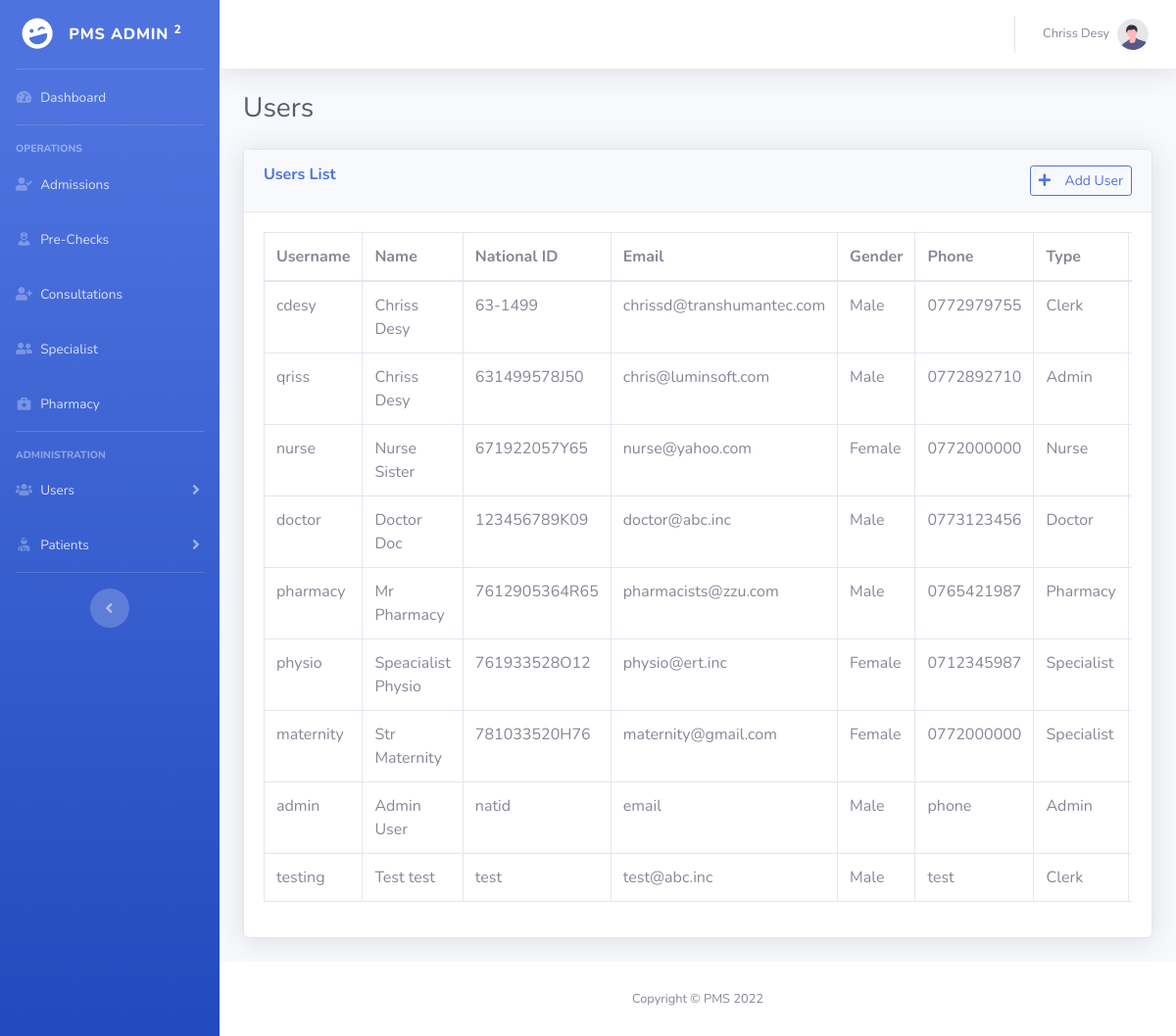
Screenshot of /admin/users.php (signed in) with the database file from the repository.
### tables this page shows
CREATE TABLE `users` (
  `id` int NOT NULL AUTO_INCREMENT,
  `fname` varchar(45) DEFAULT NULL,
  `lname` varchar(45) DEFAULT NULL,
  `natid` varchar(45) DEFAULT NULL,
  `email` varchar(95) DEFAULT NULL,
  `uname` varchar(45) DEFAULT NULL,
  `gender` varchar(45) DEFAULT NULL,
  `phone` varchar(45) DEFAULT NULL,
  `type` varchar(45) DEFAULT NULL,
  `password` varchar(45) DEFAULT NULL,
  `userid` varchar(45) DEFAULT NULL,
  `department` varchar(45) DEFAULT NULL,
  `status` varchar(45) DEFAULT NULL,
  `date` varchar(45) DEFAULT NULL,
  PRIMARY KEY (`id`),
  UNIQUE KEY `natid_UNIQUE` (`natid`),
  UNIQUE KEY `uname_UNIQUE` (`uname`),
  UNIQUE KEY `userid_UNIQUE` (`userid`)
);

### admin/users.php (the view, shortened to what this page needs)
<?php
    include('./controllers/dbcon.php');
    $sql = "SELECT * FROM users";
    $statement = $db->prepare($sql);
    $statement->execute();
    $result = $statement->fetchAll();
    include('./includes/header.php');
?>
<body id="page-top">
    <div id="wrapper">
        <?php include('./includes/sidebar.php'); ?>
        <div id="content-wrapper" class="d-flex flex-column">
            <div id="content">
                <?php include('./includes/navbar.php'); ?>
                <div class="container-fluid">
                    <h1 class="h3 mb-4 text-gray-800">Users</h1>
                    <div class="card shadow mb-4">
                        <div class="card-header py-3">
                            <div class="row">
                                <div class="col-md-6">
                                    <h6 class="m-0 font-weight-bold text-primary">Users List</h6>
                                </div>
                                <div class="col-md-6 text-right">
                                    <a href="./new-user.php" class="btn btn-sm btn-outline-primary">
                                        <i class="fa fa-plus"></i> &nbsp;&nbsp; Add User
                                    </a>
                                </div>
                            </div>
                        </div>
                        <div class="card-body">
                            <div class="table-responsive">
                                <table class="table table-bordered" id="dataTable" width="100%" cellspacing="0">
                                    <thead>
                                        <tr>
                                            <th>Username</th>
                                            <th>Name</th>
                                            <th>National ID</th>
                                            <th>Email</th>
                                            <th>Gender</th>
                                            <th>Phone</th>
                                            <th>Type</th>
                                            <th>Department</th>
                                        </tr>
                                    </thead>
                                    <tbody>
                                        <?php foreach ($result as $r) {
                                            ?>
                                            <tr>
                                                <td><?php echo $r['uname']; ?></td>
                                                <td><?php echo $r['fname'] . ' '.$r['lname'] ; ?></td>
                                                <td><?php echo $r['natid']; ?></td>
                                                <td><?php echo $r['email']; ?></td>
                                                <td><?php echo $r['gender']; ?></td>
                                                <td><?php echo $r['phone']; ?></td>
                                                <td><?php echo $r['type']; ?></td>
                                                <td><?php echo $r['department']; ?></td>
                                            </tr>
                                        <?php } ?>
                                    </tbody>
                                </table>
                            </div>
                        </div>
                    </div>
                </div>
            </div>
            <?php include('./includes/footer.php'); ?>
        </div>
    </div>
</body>
</html>

### admin/includes/header.php (shortened to what this page needs)
<!DOCTYPE html>
<html lang="en">
<head>
    <link href="./../assets/vendor/fontawesome-free/css/all.min.css" rel="stylesheet" type="text/css">
    <link href="./../assets/css/sb-admin-2.min.css" rel="stylesheet">
    <link href="./../assets/css/select2.min.css" rel="stylesheet">
</head>

### admin/includes/sidebar.php (shortened to what this page needs)
<ul class="navbar-nav bg-gradient-primary sidebar sidebar-dark accordion" id="accordionSidebar">
    <a class="sidebar-brand d-flex align-items-center justify-content-center" href="index.php">
        <div class="sidebar-brand-icon rotate-n-15">
            <i class="fas fa-laugh-wink"></i>
        </div>
        <div class="sidebar-brand-text mx-3">PMS Admin <sup>2</sup></div>
    </a>
    <hr class="sidebar-divider my-0">
    <li class="nav-item">
        <a class="nav-link" href="index.php">
            <i class="fas fa-fw fa-tachometer-alt"></i>
            <span>Dashboard</span></a>
    </li>
    <hr class="sidebar-divider">
    <div class="sidebar-heading">
        Operations
    </div>
    <li class="nav-item">
        <a class="nav-link" href="admissions.php">
            <i class="fas fa-fw fa-user-check"></i>
            <span>Admissions</span></a>
    </li>
    <li class="nav-item">
        <a class="nav-link" href="prechecks.php">
            <i class="fas fa-fw fa-user-nurse"></i>
            <span>Pre-Checks</span></a>
    </li>
    <li class="nav-item">
        <a class="nav-link" href="consultation.php">
            <i class="fas fa-fw fa-user-plus"></i>
            <span>Consultations</span></a>
    </li>
    <li class="nav-item">
        <a class="nav-link" href="specialist.php">
            <i class="fas fa-fw fa-user-friends"></i>
            <span>Specialist</span></a>
    </li>
    <li class="nav-item">
        <a class="nav-link" href="pharmacy.php">
            <i class="fas fa-fw fa-briefcase-medical"></i>
            <span>Pharmacy</span></a>
    </li>
    <hr class="sidebar-divider">
    <div class="sidebar-heading">
        Administration
    </div>
    <li class="nav-item">
        <a class="nav-link collapsed" href="#" data-toggle="collapse" data-target="#collapsePages"
            aria-expanded="true" aria-controls="collapsePages">
            <i class="fas fa-fw fa-users"></i>
            <span>Users</span>
        </a>
    </li>
    <li class="nav-item">
        <a class="nav-link collapsed" href="#" data-toggle="collapse" data-target="#collapsePages2"
            aria-expanded="true" aria-controls="collapsePages2">
            <i class="fas fa-fw fa-user-injured"></i>
            <span>Patients</span>
        </a>
    </li>
    <hr class="sidebar-divider d-none d-md-block">
    <div class="text-center d-none d-md-inline">
        <button class="rounded-circle border-0" id="sidebarToggle"></button>
    </div>
</ul>

### admin/includes/navbar.php (shortened to what this page needs)
<nav class="navbar navbar-expand navbar-light bg-white topbar mb-4 static-top shadow">
    <ul class="navbar-nav ml-auto">
        <li class="nav-item dropdown no-arrow">
            <a class="nav-link dropdown-toggle" href="#" id="userDropdown" role="button"
                data-toggle="dropdown" aria-haspopup="true" aria-expanded="false">
                <span class="mr-2 d-none d-lg-inline text-gray-600 small"><?php echo $_SESSION['username'] ?? 'user'; ?></span>
                <img class="img-profile rounded-circle"
                    src="./../assets/img/undraw_profile.svg">
            </a>
        </li>
    </ul>
</nav>

### admin/includes/footer.php
<footer class="sticky-footer bg-white">
    <div class="container my-auto">
        <div class="copyright text-center my-auto">
            <span>Copyright &copy; PMS 2022</span>
        </div>
    </div>
</footer>

### rows the page displays
users: uname "cdesy", fname "Chriss", lname "Desy", natid "63-1499", email "chrissd@transhumantec.com", gender "Male", phone "0772979755", type "Clerk"
users: uname "qriss", fname "Chriss", lname "Desy", natid "631499578J50", email "chris@luminsoft.com", gender "Male", phone "0772892710", type "Admin"
users: uname "nurse", fname "Nurse", lname "Sister", natid "671922057Y65", email "nurse@yahoo.com", gender "Female", phone "0772000000", type "Nurse"
users: uname "doctor", fname "Doctor", lname "Doc", natid "123456789K09", email "doctor@abc.inc", gender "Male", phone "0773123456", type "Doctor"
users: uname "pharmacy", fname "Mr", lname "Pharmacy", natid "7612905364R65", email "pharmacists@zzu.com", gender "Male", phone "0765421987", type "Pharmacy"
users: uname "physio", fname "Speacialist", lname "Physio", natid "761933528O12", email "physio@ert.inc", gender "Female", phone "0712345987", type "Specialist"
users: uname "maternity", fname "Str", lname "Maternity", natid "781033520H76", email "maternity@gmail.com", gender "Female", phone "0772000000", type "Specialist"
users: uname "admin", fname "Admin", lname "User", natid "natid", email "email", gender "Male", phone "phone", type "Admin"
users: uname "testing", fname "Test", lname "test", natid "test", email "test@abc.inc", gender "Male", phone "test", type "Clerk"

### other values shown
$_SESSION['username'] "Chriss Desy"
